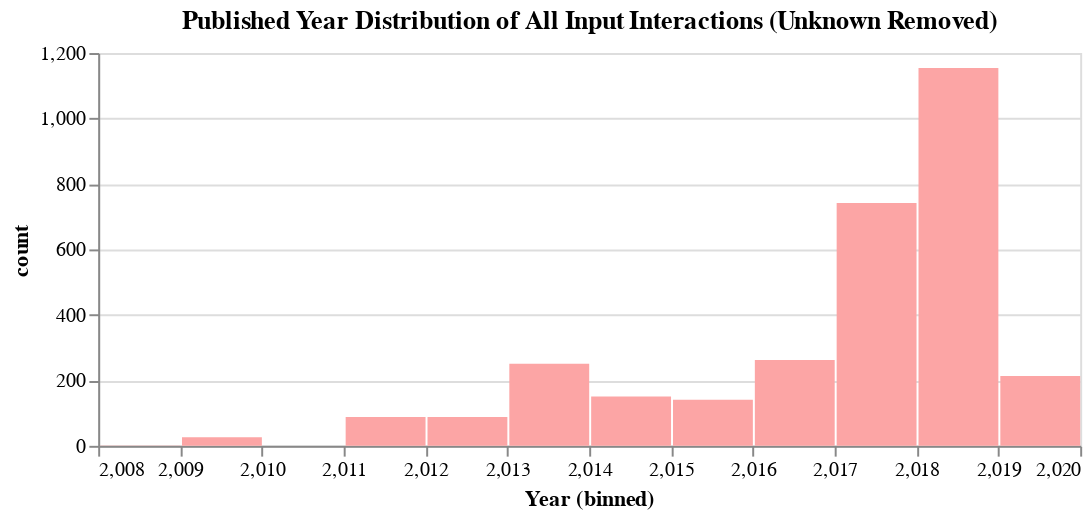

The cell this chart's notebook holds for it:
### Code cell
binned_series = df["Year"].value_counts(bins=12, sort=False)

chart_data_binned = pd.DataFrame({
    "leftbin": binned_series.index.left, 
    "rightbin": binned_series.index.right, 
    "count": binned_series.values
})

chart_data_binned.loc[0, "leftbin"] = df["Year"].min()

quant_chart = alt.Chart(chart_data_binned).mark_bar(color="#fca5a5").encode(
    x = alt.X("leftbin", bin="binned", title="Year (binned)"),
    x2 = "rightbin",
    y = alt.Y("count")
).properties(
    width=500,
    height=200,
    title = 'Published Year Distribution of All Input Interactions (Unknown Removed)'
    
)

quant_chart

### Figure 1 — Vega-Lite specification as saved in the notebook (floating-point values rounded to 4 significant figures)
{"config": {"view": {"continuousWidth": 300, "continuousHeight": 300}}, "data": {"name": "data-f6b84aa4d1af39b774f53ea252b55986"}, "mark": {"type": "bar", "color": "#fca5a5"}, "encoding": {"x": {"bin": "binned", "field": "leftbin", "title": "Year (binned)", "type": "quantitative"}, "x2": {"field": "rightbin"}, "y": {"field": "count", "type": "quantitative"}}, "height": 200, "title": "Published Year Distribution of All Input Interactions (Unknown Removed)", "width": 500, "$schema": "https://vega.github.io/schema/vega-lite/v5.17.0.json", "datasets": {"data-f6b84aa4d1af39b774f53ea252b55986": [{"leftbin": 2008.0, "rightbin": 2009.0, "count": 1}, {"leftbin": 2009.0, "rightbin": 2010.0, "count": 26}, {"leftbin": 2010.0, "rightbin": 2011.0, "count": 0}, {"leftbin": 2011.0, "rightbin": 2012.0, "count": 88}, {"leftbin": 2012.0, "rightbin": 2013.0, "count": 88}, {"leftbin": 2013.0, "rightbin": 2014.0, "count": 251}, {"leftbin": 2014.0, "rightbin": 2015.0, "count": 151}, {"leftbin": 2015.0, "rightbin": 2016.0, "count": 141}, {"leftbin": 2016.0, "rightbin": 2017.0, "count": 262}, {"leftbin": 2017.0, "rightbin": 2018.0, "count": 742}, {"leftbin": 2018.0, "rightbin": 2019.0, "count": 1154}, {"leftbin": 2019.0, "rightbin": 2020.0, "count": 213}]}}
